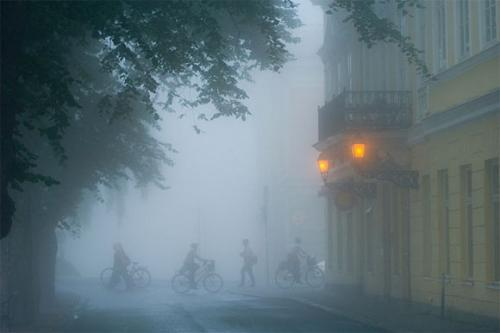
#> input picture python/图像的同态滤波处理/2.jpg, 500 x 333 px
$ python '图像的同态滤波处理.py'
#> lines starting #> are read from the running program, lines starting #| are printed output that depends on the picture
#> further down, image is the input picture: shape (333, 500, 3); mean B, G, R 122.2, 114.9, 96.8
import matplotlib.pyplot as plt
import numpy as np
from numpy import fft
import math
import cv2

def homofilter(input):
    input = cv2.cvtColor(input, cv2.COLOR_BGR2GRAY) #灰度化
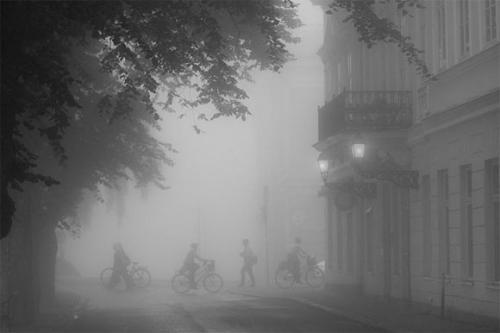
#> input: shape (333, 500); min 13, max 219, mean 110.4
    imagepre = np.double(input)  #先转化为double型

    Firstlog = np.log(imagepre + 1)  #第一步取对数(+0.01保证log真数都大于0)
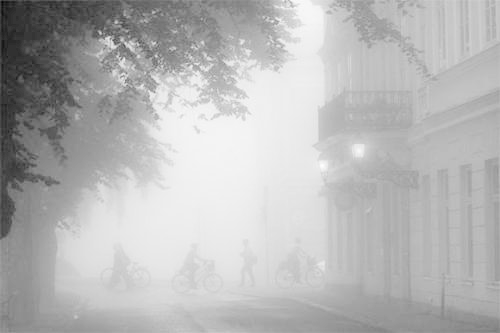
#> Firstlog: shape (333, 500) float64; min 2.64, max 5.39, mean 4.62; drawn with min black and max white
    Secondfft = np.fft.fft2(Firstlog)   #第二步傅里叶变换

    #第三步设计滤波器
    c = 1   #常数c用于控制坡度的锐利度，它在rl和rh之间过渡
    D0 = 80
    rh = 1
    rl = 0.25
    h = image.shape[0]
#> h = 333
    w = image.shape[1]
#> w = 500
    h1 = np.floor(h/2)
#> h1 = 166
    w1 = np.floor(w/2)
#> w1 = 250
    D = np.zeros((h,w))
    H = np.zeros((h,w))
    M = np.zeros((h,w))
    for i in range(h):
        for j in range(w):
            D[i,j] = (i - h1)**2 + (j - w1)**2
            M[i,j] = 1 - np.exp(-c * (D[i,j]/(D0**2)))
            H[i,j] = (rh - rl) * M[i,j] + rl
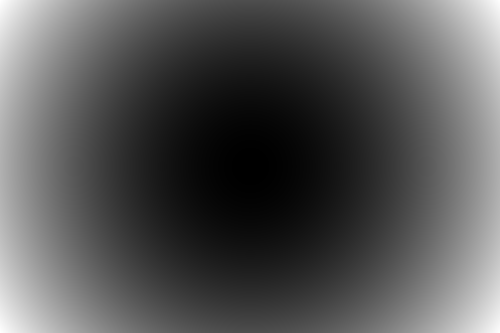
#> D: shape (333, 500) float64; min 0, max 90056, mean 30074.2; drawn with min black and max white
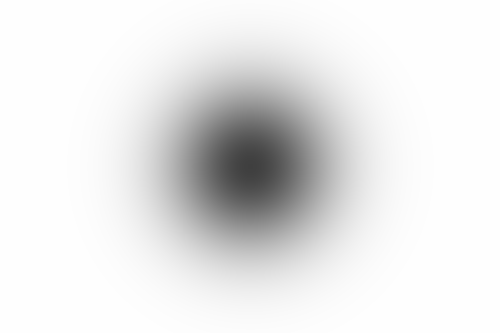
#> H: shape (333, 500) float64; min 0.25, max 1, mean 0.91
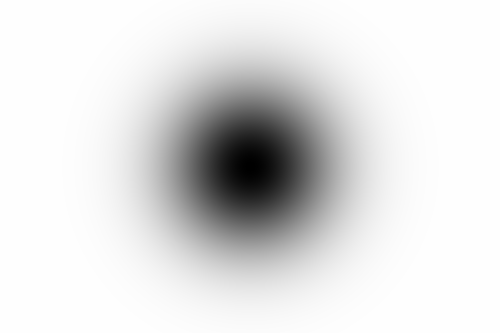
#> M: shape (333, 500) float64; min 0, max 1, mean 0.88

    #第四步用上述滤波器处理原图像，结果反傅里叶变换
    H = np.fft.ifftshift(H)  #上面产生的是中心化滤波器，而图像未中心化，所以这里要将滤波器反中心化
    Fourthifft = np.fft.ifft2(H * Secondfft)

    #第五步 取指数再减回去最初加的,  #取实部
    result = np.real(np.exp(Fourthifft) - 1)
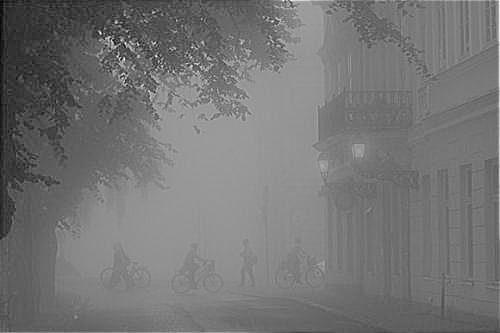
#> result: shape (333, 500) float64; min 0.467, max 4.23, mean 2.2; drawn with min black and max white

    return result


#显示原图像
plt.rcParams['figure.dpi'] = 120
image = cv2.imread('2.jpg')
plt.xlabel("Original Image")
plt.imshow(image,'gray')
plt.show()

#显示同态滤波处理后图像
result = homofilter(image)
plt.xlabel("Afterhomofilter")
plt.imshow(result,'gray')
plt.show()
